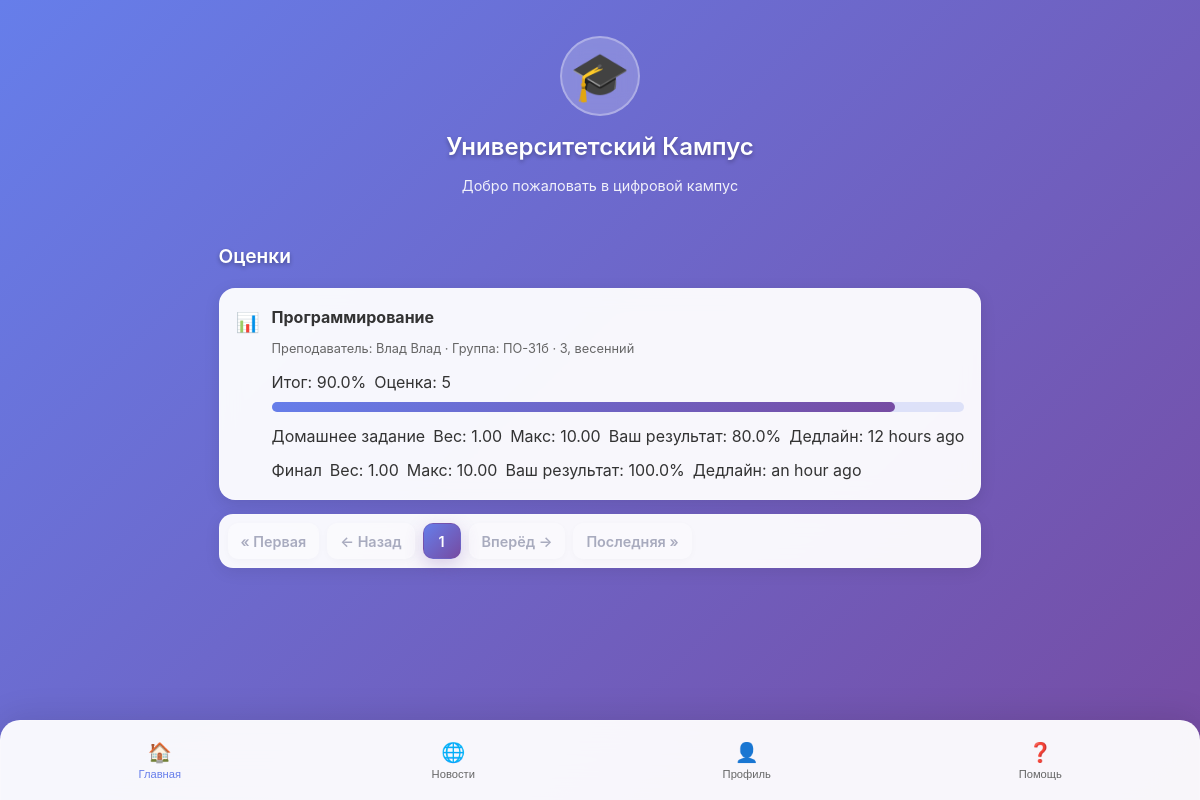
Page /grades/ on the committed database.
### main/models.py (models this page shows, shortened)
class Discipline(models.Model):
    code = models.CharField(max_length=32, blank=True)
    title = models.CharField(max_length=256)
    ects = models.DecimalField(max_digits=4, decimal_places=1, null=True, blank=True)
    class Meta:
        unique_together = [("code", "title")]

class StudentGroup(models.Model):
    university = models.ForeignKey('University', on_delete=models.CASCADE, related_name='groups', null=True)
    program = models.ForeignKey('Program', on_delete=models.PROTECT, related_name='groups') # программа обучения
    name = models.CharField(max_length=64)  # ПО-51
    admission_year = models.PositiveSmallIntegerField()  # год начала учебы
    curator = models.ForeignKey(
        Teacher, on_delete=models.SET_NULL, null=True, blank=True, related_name='curating_groups'
    )
    class Meta:
        unique_together = [("program", "name")]
        indexes = [models.Index(fields=["admission_year"])]

class Assessment(models.Model):
    TYPE_CHOICES = [
        ("hw", "Домашнее задание"),
        ("quiz", "Тест/Квиз"),
        ("lab", "Лабораторная"),
        ("exam", "Экзамен"),
        ("project", "Проект"),
        ("other", "Другое"),
    ]
    teaching = models.ForeignKey(Teaching, on_delete=models.CASCADE, related_name='assessments')
    title = models.CharField(max_length=255)
    type = models.CharField(max_length=16, choices=TYPE_CHOICES)
    max_points = models.DecimalField(max_digits=6, decimal_places=2, default=100)
    weight = models.DecimalField(
        max_digits=5, decimal_places=2, default=1.0,
        help_text="Вес в итоговой оценке (сумма по курсу может быть 1.0 или 100)"
    )
    due_at = models.DateTimeField(null=True, blank=True)
    is_final = models.BooleanField(default=False)

### main/views/student.py (the view)
# urls.py: path('grades/', views.student_grades_view, name='student_grades_view'),
def student_grades_view(request):
    PAGINATOR_COUNT = 6
    person = Person.objects.filter(pk=1).first()
    student = getattr(person, 'student', None)
    if not student:
        return HttpResponseForbidden("Доступно только для студентов")
    enrollments = (
        Enrollment.objects
        .filter(student=student, is_active=True)
        .select_related(
            "teaching__teacher__person",
            "teaching__curriculum__discipline",
            "teaching__group",
        )
        .prefetch_related(
            Prefetch(
                "teaching__assessments",
                queryset=Assessment.objects.order_by("is_final", "due_at").prefetch_related(
                    Prefetch(
                        "results",
                        queryset=AssessmentResult.objects
                        .filter(student=student)
                        .order_by("-graded_at", "-attempt"),
                        to_attr="student_results",
                    )
                ),
                to_attr="assessments_with_results",
            )
        )
        .order_by("-teaching__academic_year", "-teaching__semester_in_year")
    )
    courses = []
    for enr in enrollments:
        t = enr.teaching
        discipline = t.curriculum.discipline
        teacher_name = str(t.teacher.person)
        group_name = t.group.name if t.group else "Поток"
        items = []
        total_weighted = 0.0
        weight_sum = 0.0
        for a in getattr(t, "assessments_with_results", []):
            res = a.student_results[0] if getattr(a, "student_results", None) else None
            if res:
                max_pts = float(a.max_points) if a.max_points else 0.0
                pts = float(res.points)
                pct = (pts / max_pts * 100.0) if max_pts > 0 else None
                grade_5 = res.grade_5 if res.grade_5 else None
            else:
                pct = None
                grade_5 = None
            if pct is not None:
                total_weighted += pct * float(a.weight)
            weight_sum += float(a.weight)
            items.append({
                "title": a.title,
                "type": a.get_type_display(),
                "max_points": a.max_points,
                "weight": a.weight,
                "due_at": a.due_at,
                "is_final": a.is_final,
                "last_points": (res.points if res else None),
                "last_percent": (round(pct, 2) if pct is not None else None),
                "grade_5": grade_5,
            })
        final_percent = round(normalize_total(total_weighted, weight_sum), 2) if weight_sum > 0 else 0.0
        final_grade5 = to_5pt(final_percent)
        courses.append({
            "discipline": discipline.title,
            "teacher": teacher_name,
            "group": group_name,
            "academic_year": t.academic_year,
            "semester": t.get_semester_in_year_display(),
            "assessments": items,
            "final_percent": final_percent,
            "final_grade5": final_grade5,
        })
    paginator = Paginator(courses, PAGINATOR_COUNT)
    page_obj = paginator.get_page(request.GET.get("page", 1))
    return render(request, "main/grades/student_grades.html", {
        "page_obj": page_obj,
        "paginator": paginator,
        "is_paginated": page_obj.has_other_pages(),
    })

### main/models.py (called while the page is built)
    def __str__(self):
        return f"{self.last_name} {self.first_name}"

### main/utils/grades_helper.py (called while the page is built)
def normalize_total(total_weighted, weight_sum):
    if weight_sum <= 0: return 0.0
    if 0.99 <= weight_sum <= 1.01:
        return total_weighted
    if 99 <= weight_sum <= 101:
        return total_weighted / 100.0
    return total_weighted / weight_sum

def to_5pt(percent):
    if percent is None:
        return 2
    if percent >= 85: return 5
    if percent >= 70: return 4
    if percent >= 50: return 3
    return 2

### main/templates/main/grades/student_grades.html
{% extends 'main/index.html' %}
{% load static %}
{% load humanize %}
{% block extra_styles %}
    <link rel="stylesheet" href="{% static 'css/nl_paginator.css' %}">
{% endblock %}
{% block content %}
    <section class="notifications">
        <h2 class="section-title">Оценки</h2>
        <div class="notifications-list">
            {% if page_obj.object_list %}
                {% for c in page_obj.object_list %}
                    <article class="notification-item">
                        <div class="notification-icon">📊</div>
                        <div class="notification-content">
                            <p class="notification-text">
                                <strong>{{ c.discipline }}</strong>
                            </p>
                            <span class="notification-time">
            Преподаватель: {{ c.teacher }} · Группа: {{ c.group }} · {{ c.academic_year }}, {{ c.semester }}
          </span>
                            <div style="margin-top:10px;">
                                <div style="display:flex; align-items:center; gap:8px; margin-bottom:6px;">
                                    <span class="badge">Итог: {{ c.final_percent }}%</span>
                                    <span class="badge">Оценка: {{ c.final_grade5 }}</span>
                                </div>
                                <div style="height:10px; border-radius:999px; background: rgba(102,126,234,.18);">
                                    <div style="height:10px; width: {{ c.final_percent }}%; max-width:100%;
                                            background: linear-gradient(135deg,#667eea,#764ba2);
                                            border-radius:999px;"></div>
                                </div>
                            </div>
                            {% if c.assessments %}
                                <div style="margin-top:12px; display:flex; flex-direction:column; gap:8px;">
                                    {% for a in c.assessments %}
                                        <div style="display:flex; flex-wrap:wrap; align-items:center; gap:8px;">
                                            <span class="badge">{% if a.is_final %}Финал{% else %}
                                                {{ a.type }}{% endif %}</span>
                                            <span class="badge">Вес: {{ a.weight }}</span>
                                            <span class="badge">Макс: {{ a.max_points }}</span>
                                            {% if a.last_percent %}
                                                <span class="badge badge--ok">Ваш результат: {{ a.last_percent }}%</span>
                                            {% else %}
                                                <span class="badge">Нет оценки</span>
                                            {% endif %}
                                            {% if a.due_at %}
                                                <span class="badge">Дедлайн: {{ a.due_at|naturaltime }}</span>{% endif %}
                                        </div>
                                    {% endfor %}
                                </div>
                            {% endif %}
                        </div>
                    </article>
                {% endfor %}
            {% else %}
                <p>Пока нет данных по оценкам.</p>
            {% endif %}
        </div>
        {% include 'main/menu/paginator.html' %}
    </section>
{% endblock %}

### main/static/css/styles.css (style rules this page uses)
* { margin: 0; padding: 0; box-sizing: border-box; -webkit-tap-highlight-color: transparent; }
html, body { height: 100%; }
body { font-family: -apple-system, BlinkMacSystemFont, 'Segoe UI', Roboto, Oxygen, Ubuntu, sans-serif; background: linear-gradient(135deg, #667eea 0%, #764ba2 100%); color: #333; line-height: 1.6; min-height: 100vh; padding: env(safe-area-inset-top) env(safe-area-inset-right) env(safe-area-inset-bottom) env(safe-area-inset-left); display: flex; flex-direction: column; }
.section-title { color: white; font-size: 1.2rem; font-weight: 600; margin-bottom: 16px; text-shadow: 0 2px 4px rgba(0, 0, 0, 0.3); }
.notifications-list { display: flex; flex-direction: column; gap: 12px; }
.notification-item { background: rgba(255, 255, 255, 0.95); border-radius: 16px; padding: 16px; display: flex; align-items: flex-start; gap: 12px; box-shadow: 0 4px 16px rgba(0, 0, 0, 0.1); backdrop-filter: blur(10px); border: 1px solid rgba(255, 255, 255, 0.2); }
.notification-icon { font-size: 1.2rem; margin-top: 2px; }
.notification-content { flex: 1; }
.notification-text { font-weight: 500; margin-bottom: 4px; }
.notification-time { color: #666; font-size: 0.8rem; }

### rows in the picture
Discipline: discipline "Программирование"
StudentGroup: group "ПО-31б"
Assessment: weight "1.00", max_points "10.00", due_at "12 hours ago"
Assessment: weight "1.00", max_points "10.00", due_at "an hour ago"

### other values in the picture
{{ c.teacher }} "Влад Влад"
{{ c.academic_year }} "3"
{{ c.semester }} "весенний"
{{ c.final_percent }} "90.0"
{{ c.final_grade5 }} "5"
{{ a.type }} "Домашнее задание"
{{ a.last_percent }} "80.0" "100.0"
{{ i }} "1"
